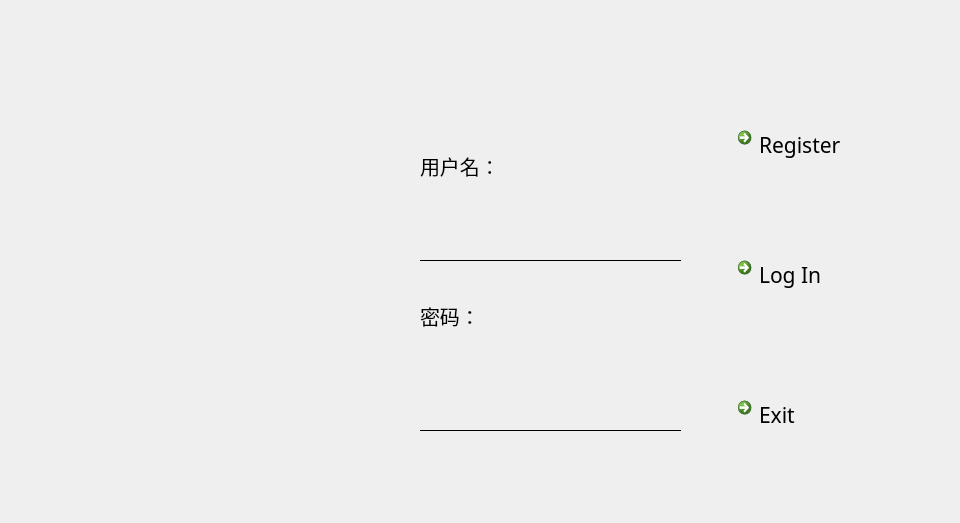
<?xml version="1.0" encoding="UTF-8"?>
<ui version="4.0">
 <class>Login</class>
 <widget class="QDialog" name="Login">
  <property name="geometry">
   <rect>
    <x>0</x>
    <y>0</y>
    <width>960</width>
    <height>523</height>
   </rect>
  </property>
  <property name="windowTitle">
   <string>Dialog</string>
  </property>
  <property name="styleSheet">
   <string notr="true">QLineEdit{
background-color: rgba(0,0,0,0);
border-width:0;
border-bottom:1px;
border-style:outset;
}
#username{
color:#40E0D0;
}</string>
  </property>
  <widget class="QLabel" name="label">
   <property name="geometry">
    <rect>
     <x>420</x>
     <y>150</y>
     <width>71</width>
     <height>31</height>
    </rect>
   </property>
   <property name="font">
    <font>
     <family>华文细黑</family>
     <pointsize>15</pointsize>
     <italic>false</italic>
    </font>
   </property>
   <property name="text">
    <string>用户名：</string>
   </property>
  </widget>
  <widget class="QLabel" name="label_2">
   <property name="geometry">
    <rect>
     <x>420</x>
     <y>300</y>
     <width>61</width>
     <height>31</height>
    </rect>
   </property>
   <property name="font">
    <font>
     <family>华文细黑</family>
     <pointsize>15</pointsize>
    </font>
   </property>
   <property name="text">
    <string>密码：</string>
   </property>
  </widget>
  <widget class="QLineEdit" name="username">
   <property name="geometry">
    <rect>
     <x>420</x>
     <y>220</y>
     <width>261</width>
     <height>41</height>
    </rect>
   </property>
   <property name="font">
    <font>
     <family>华文细黑</family>
     <pointsize>20</pointsize>
    </font>
   </property>
   <property name="focusPolicy">
    <enum>Qt::StrongFocus</enum>
   </property>
   <property name="inputMethodHints">
    <set>Qt::ImhNone</set>
   </property>
   <property name="inputMask">
    <string/>
   </property>
   <property name="text">
    <string/>
   </property>
   <property name="maxLength">
    <number>16</number>
   </property>
   <property name="frame">
    <bool>true</bool>
   </property>
   <property name="echoMode">
    <enum>QLineEdit::Normal</enum>
   </property>
   <property name="cursorPosition">
    <number>0</number>
   </property>
  </widget>
  <widget class="QLineEdit" name="password">
   <property name="geometry">
    <rect>
     <x>420</x>
     <y>390</y>
     <width>261</width>
     <height>41</height>
    </rect>
   </property>
   <property name="font">
    <font>
     <pointsize>20</pointsize>
    </font>
   </property>
   <property name="styleSheet">
    <string notr="true">lineedit-password-character: 42;</string>
   </property>
   <property name="echoMode">
    <enum>QLineEdit::Password</enum>
   </property>
  </widget>
  <widget class="QLabel" name="background">
   <property name="geometry">
    <rect>
     <x>0</x>
     <y>0</y>
     <width>960</width>
     <height>523</height>
    </rect>
   </property>
   <property name="styleSheet">
    <string notr="true">#bcakground{
background-image:url(qrc:/src/UI/login.png);
}</string>
   </property>
   <property name="text">
    <string/>
   </property>
  </widget>
  <widget class="QCommandLinkButton" name="regist">
   <property name="geometry">
    <rect>
     <x>730</x>
     <y>120</y>
     <width>172</width>
     <height>41</height>
    </rect>
   </property>
   <property name="font">
    <font>
     <family>华文细黑</family>
     <pointsize>16</pointsize>
     <weight>50</weight>
     <italic>false</italic>
     <bold>false</bold>
    </font>
   </property>
   <property name="focusPolicy">
    <enum>Qt::NoFocus</enum>
   </property>
   <property name="styleSheet">
    <string notr="true">font: 16pt &quot;华文细黑&quot;;</string>
   </property>
   <property name="text">
    <string>Register</string>
   </property>
  </widget>
  <widget class="QCommandLinkButton" name="login">
   <property name="geometry">
    <rect>
     <x>730</x>
     <y>250</y>
     <width>172</width>
     <height>41</height>
    </rect>
   </property>
   <property name="font">
    <font>
     <family>华文细黑</family>
     <pointsize>16</pointsize>
     <weight>50</weight>
     <italic>false</italic>
     <bold>false</bold>
    </font>
   </property>
   <property name="focusPolicy">
    <enum>Qt::NoFocus</enum>
   </property>
   <property name="styleSheet">
    <string notr="true">font: 16pt &quot;华文细黑&quot;;</string>
   </property>
   <property name="text">
    <string>Log In</string>
   </property>
  </widget>
  <widget class="QCommandLinkButton" name="exit">
   <property name="geometry">
    <rect>
     <x>730</x>
     <y>390</y>
     <width>172</width>
     <height>41</height>
    </rect>
   </property>
   <property name="font">
    <font>
     <family>华文细黑</family>
     <pointsize>16</pointsize>
     <weight>50</weight>
     <italic>false</italic>
     <bold>false</bold>
    </font>
   </property>
   <property name="focusPolicy">
    <enum>Qt::NoFocus</enum>
   </property>
   <property name="styleSheet">
    <string notr="true">font: 16pt &quot;华文细黑&quot;;</string>
   </property>
   <property name="text">
    <string>Exit</string>
   </property>
  </widget>
  <zorder>background</zorder>
  <zorder>label</zorder>
  <zorder>label_2</zorder>
  <zorder>username</zorder>
  <zorder>password</zorder>
  <zorder>regist</zorder>
  <zorder>login</zorder>
  <zorder>exit</zorder>
 </widget>
 <resources/>
 <connections/>
</ui>
